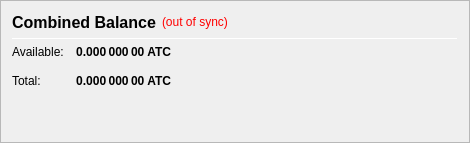
                   <widget class="QFrame" name="frame_CombinedBalances">
                    <property name="minimumSize">
                     <size>
                      <width>470</width>
                      <height>0</height>
                     </size>
                    </property>
                    <property name="frameShape">
                     <enum>QFrame::StyledPanel</enum>
                    </property>
                    <property name="frameShadow">
                     <enum>QFrame::Raised</enum>
                    </property>
                    <layout class="QVBoxLayout" name="verticalLayout_5">
                     <item>
                      <layout class="QHBoxLayout" name="horizontalLayout_5" stretch="0,0,0">
                       <item>
                        <widget class="QLabel" name="label_5z">
                         <property name="minimumSize">
                          <size>
                           <width>0</width>
                           <height>20</height>
                          </size>
                         </property>
                         <property name="font">
                          <font>
                           <pointsize>12</pointsize>
                           <weight>75</weight>
                           <bold>true</bold>
                          </font>
                         </property>
                         <property name="toolTip">
                          <string>Combined Balance (including unconfirmed and immature coins)</string>
                         </property>
                         <property name="text">
                          <string>Combined Balance</string>
                         </property>
                        </widget>
                       </item>
                       <item>
                        <widget class="QLabel" name="labelWalletStatus">
                         <property name="cursor">
                          <cursorShape>WhatsThisCursor</cursorShape>
                         </property>
                         <property name="toolTip">
                          <string>The displayed information may be out of date. Your wallet automatically synchronizes with the ATEC network after a connection is established, but this process has not completed yet.</string>
                         </property>
                         <property name="styleSheet">
                          <string notr="true">QLabel { color: red; }</string>
                         </property>
                         <property name="text">
                          <string notr="true">(out of sync)</string>
                         </property>
                         <property name="alignment">
                          <set>Qt::AlignLeading|Qt::AlignLeft|Qt::AlignVCenter</set>
                         </property>
                        </widget>
                       </item>
                       <item>
                        <spacer name="horizontalSpacer_1">
                         <property name="orientation">
                          <enum>Qt::Horizontal</enum>
                         </property>
                         <property name="sizeHint" stdset="0">
                          <size>
                           <width>40</width>
                           <height>20</height>
                          </size>
                         </property>
                        </spacer>
                       </item>
                      </layout>
                     </item>
                     <item>
                      <widget class="Line" name="line_CombinedBalance">
                       <property name="minimumSize">
                        <size>
                         <width>0</width>
                         <height>1</height>
                        </size>
                       </property>
                       <property name="maximumSize">
                        <size>
                         <width>16777215</width>
                         <height>1</height>
                        </size>
                       </property>
                       <property name="orientation">
                        <enum>Qt::Horizontal</enum>
                       </property>
                      </widget>
                     </item>
                     <item>
                      <layout class="QGridLayout" name="gridLayout_3">
                       <property name="spacing">
                        <number>12</number>
                       </property>
                       <item row="1" column="0">
                        <widget class="QLabel" name="labelBalanceTextz">
                         <property name="text">
                          <string>Available:</string>
                         </property>
                        </widget>
                       </item>
                       <item row="1" column="1">
                        <widget class="QLabel" name="labelBalancez">
                         <property name="font">
                          <font>
                           <weight>75</weight>
                           <bold>true</bold>
                          </font>
                         </property>
                         <property name="cursor">
                          <cursorShape>IBeamCursor</cursorShape>
                         </property>
                         <property name="toolTip">
                          <string>Your current spendable balance</string>
                         </property>
                         <property name="text">
                          <string notr="true">0.000 000 00 ATC</string>
                         </property>
                         <property name="alignment">
                          <set>Qt::AlignRight|Qt::AlignTrailing|Qt::AlignVCenter</set>
                         </property>
                         <property name="textInteractionFlags">
                          <set>Qt::LinksAccessibleByMouse|Qt::TextSelectableByKeyboard|Qt::TextSelectableByMouse</set>
                         </property>
                        </widget>
                       </item>
                       <item row="2" column="0">
                        <widget class="QLabel" name="labelTotalTextz">
                         <property name="text">
                          <string>Total:</string>
                         </property>
                        </widget>
                       </item>
                       <item row="2" column="1">
                        <widget class="QLabel" name="labelTotalz">
                         <property name="font">
                          <font>
                           <weight>75</weight>
                           <bold>true</bold>
                          </font>
                         </property>
                         <property name="cursor">
                          <cursorShape>IBeamCursor</cursorShape>
                         </property>
                         <property name="toolTip">
                          <string>Total Balance, including all unavailable coins.</string>
                         </property>
                         <property name="text">
                          <string notr="true">0.000 000 00 ATC</string>
                         </property>
                         <property name="alignment">
                          <set>Qt::AlignRight|Qt::AlignTrailing|Qt::AlignVCenter</set>
                         </property>
                         <property name="textInteractionFlags">
                          <set>Qt::LinksAccessibleByMouse|Qt::TextSelectableByKeyboard|Qt::TextSelectableByMouse</set>
                         </property>
                        </widget>
                       </item>
                       <item row="2" column="3">
                        <spacer name="horizontalSpacer_2">
                         <property name="orientation">
                          <enum>Qt::Horizontal</enum>
                         </property>
                         <property name="sizeHint" stdset="0">
                          <size>
                           <width>40</width>
                           <height>20</height>
                          </size>
                         </property>
                        </spacer>
                       </item>
                      </layout>
                     </item>
                     <item>
                      <spacer name="verticalSpacer_1">
                       <property name="orientation">
                        <enum>Qt::Vertical</enum>
                       </property>
                       <property name="sizeHint" stdset="0">
                        <size>
                         <width>20</width>
                         <height>40</height>
                        </size>
                       </property>
                      </spacer>
                     </item>
                    </layout>
                   </widget>
